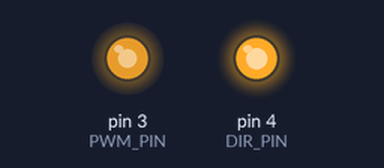
The sketch below on a simulated Arduino Uno, built with avr-gcc and run on an emulated ATmega328P. On the bench: output pins drawn as LEDs (lit = HIGH).

Above: at 0.1 s.
Timing chart, 0 to 1.6 s (numbered marks = the images above):
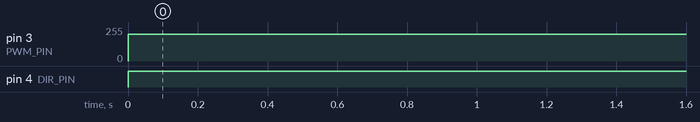

Measured:
- by itself, pin 3 (PWM_PIN): 0/255 → 200/255 at 0.00 s
- by itself, pin 4 (DIR_PIN): LOW → HIGH at 0.00 s

The sketch:

test_mA.ino
```cpp
#define PWM_PIN 3
#define DIR_PIN 4

void setup()
{
    pinMode(DIR_PIN, OUTPUT);
    pinMode(PWM_PIN, OUTPUT);
}

void loop()
{
    digitalWrite(DIR_PIN, HIGH);
    analogWrite(PWM_PIN, 200);
}
```
